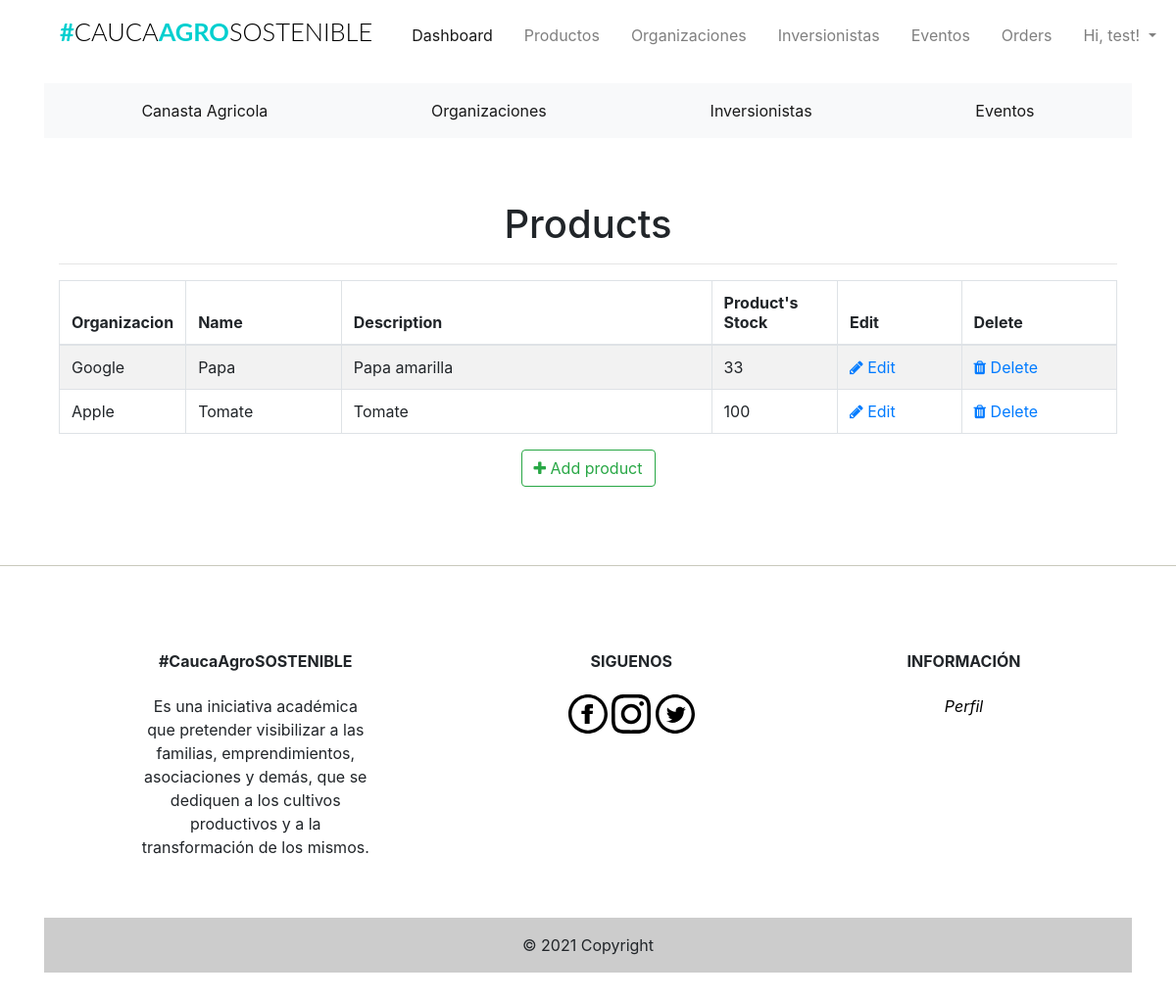
/admin/products (signed in), run on an earlier commit of the app's database.
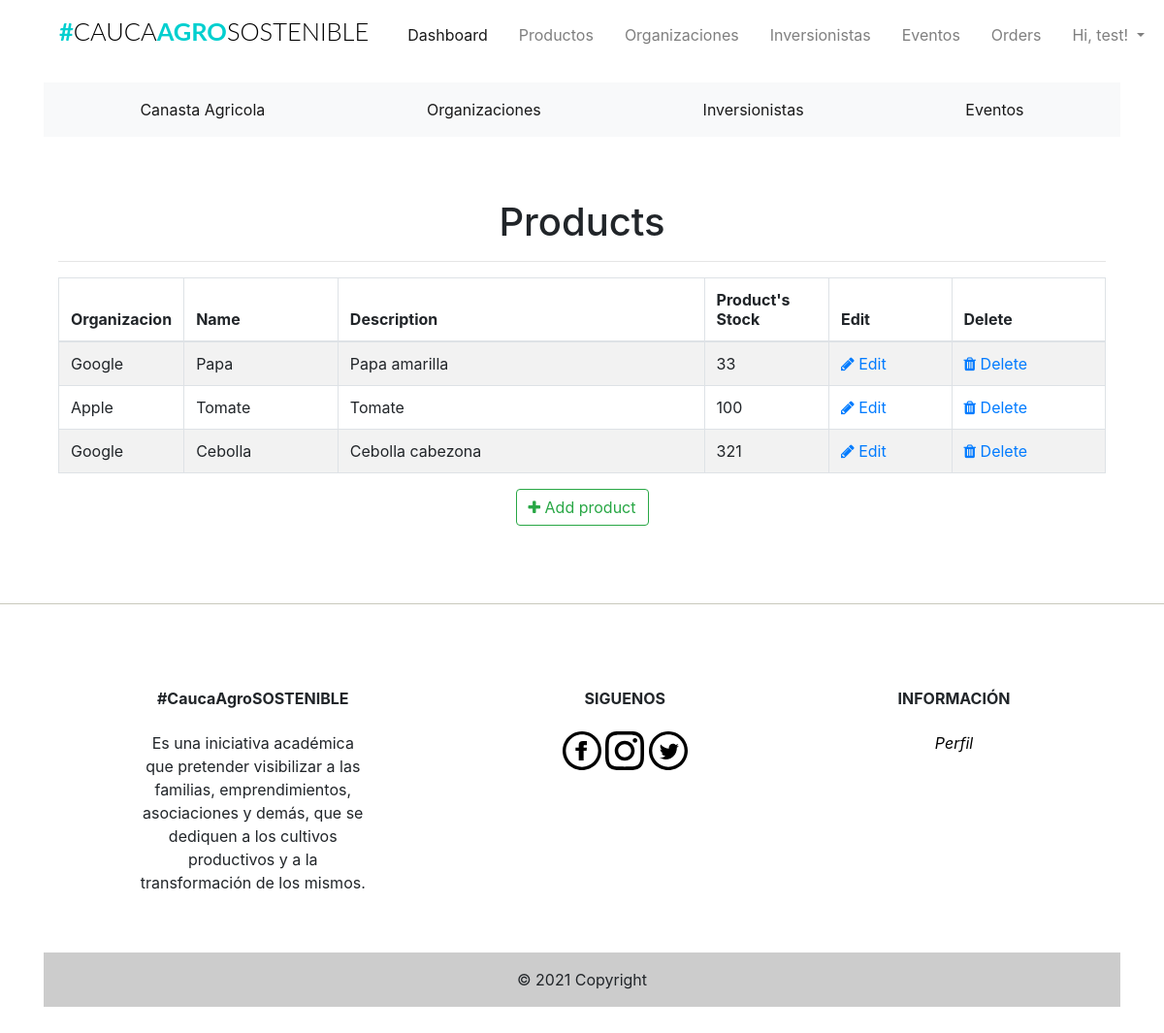
And on a later commit of the database.
### app/models.py (models this page shows, shortened)
class Users(UserMixin, db.Model):
    __tablename__ = "users"
    id = db.Column(db.Integer, primary_key=True)
    firstname = db.Column(db.String(24), index=True)
    lastname = db.Column(db.String(24), index=True)
    email = db.Column(db.String(50), index=True, unique=True)
    password_hash = db.Column(db.String)
    phonenumber = db.Column(db.String(18), index=True, unique=True)
    is_admin = db.Column(db.Boolean, default=False)
    order = db.relationship("Orders", backref='ordered_products')
    kart = db.relationship('Kart', uselist=False, backref='user_kart')
    shipping_info = db.relationship(
        'ShippingInfo', backref='shipping', lazy='dynamic')

class Products(db.Model):
    __tablename__ = 'products'
    id = db.Column(db.Integer, primary_key=True)
    product_name = db.Column(db.String(100), index=True)
    product_price = db.Column(db.Integer, index=True)
    product_image = db.Column(db.String(120))
    product_description = db.Column(db.String(200), index=True)
    product_stock = db.Column(db.Integer, index=True)
    product_size = db.Column(db.String(5), index=True)
    promotion = db.Column(db.Boolean, index=True)
    promotion_value = db.Column(db.Integer, index=True)
    organizacion_id = db.Column(db.Integer, db.ForeignKey('organizaciones.id'))
    order = db.relationship(
        'Orders', secondary=association_table, backref='my_orders', lazy='dynamic')

class Organizaciones(db.Model):
    __tablename__ = 'organizaciones'
    id = db.Column(db.Integer, primary_key=True)
    organizacion_name = db.Column(db.String(20), index=True)
    organizacion_image = db.Column(db.String(120))
    organizacion_location = db.Column(db.String(120))
    organizacion_phone = db.Column(db.String(15))
    product = db.relationship('Products', backref='products_organizaciones')

### app/admin/routes.py (the view)
@admin.route('/products', methods=['GET'])
@login_required
def list_products():
    check_admin()
    '''
	list all products
	'''
    products = Products.query.all()
    return render_template('admin/products/products.html', title='Products', products=products)

### app/admin/routes.py (called while the page is built)
def check_admin():
    if not current_user.is_admin:
        abort(403)

### app/models.py (called while the page is built)
@login_manager.user_loader
def load_user(id):
    return Users.query.get(int(id))

### app/templates/admin/products/products.html (shortened to what this page needs)
{% extends "base.html" %}
{% block head %}
<head>
    <link href="//maxcdn.bootstrapcdn.com/font-awesome/4.1.0/css/font-awesome.min.css" rel="stylesheet">
</head>
{% endblock head %}
{% block body %}
<div class="container">
  <div class="outer">
    <div class="middle">
      <div class="inner">
        <br/>
        <br/>
        <h1 style="text-align:center;">Products</h1>
        {% if products %}
          <hr class="intro-divider">
            <table class="table table-striped table-bordered">
              <thead>
                <tr>
                  <th width="10%"> Organizacion</th>
                  <th width="15%"> Name</th>
                  <th width="36%"> Description </th>
                  <th width="12%"> Product's Stock </th>
                  <th width="12%"> Edit </th>
                  <th width="15%"> Delete </th>
                </tr>
              </thead>
              <tbody>
              {% for product in products %}
                <tr>
                  <td>{{ product.products_organizaciones.organizacion_name}} </td>
                  <td> {{ product.product_name }} </td>
                  <td> {{ product.product_description }} </td>
                  <td>
                    {% if product %}
                      {{ product.product_stock }}
                    {% else %}
                      0
                    {% endif %}
                  </td>
                  <td>
                    <a href="{{ url_for('admin.edit_product', id=product.id) }}">
                      <i class="fa fa-pencil"></i> Edit
                    </a>
                  </td>
                  <td>
                    <a href="{{ url_for('admin.delete_product', id=product.id) }}">
                      <i class="fa fa-trash"></i> Delete
                    </a>
                  </td>
                </tr>
              {% endfor %}
              </tbody>
            </table>
          </div>
          <div style="text-align: center">
        {% else %}
          <div style="text-align: center">
            <h3> No Products have been added. </h3>
            <hr class="intro-divider">
        {% endif %}
          <a href="{{ url_for('admin.add_product') }}" class="btn btn-outline-success">
            <i class="fa fa-plus"></i>
            Add product
          </a>
        </div>
      </div>
    </div>
  </div>
{% endblock %}

### app/templates/base.html (shortened to what this page needs)
<html>
  <head>
      <link href="{{ url_for('static', filename='css/bootstrap.min.css') }}"rel="stylesheet">
      <link href="{{ url_for('static', filename='css/st.css') }}"rel="stylesheet">
      <link href='https://api.mapbox.com/mapbox-gl-js/v2.3.1/mapbox-gl.css' rel='stylesheet' />
      {%block head%}
      {%endblock head%}
  </head>
  <body>
  {% include "navbar.html" %}
  {% include "categories/categories.html" %}
  <div class="container">
    {% block body %}
    {% endblock %}
  </div>
  <div class="push"></div>
  <hr class="footer-break"></hr>
{% include "footer.html" %}
</body>
</html>

### app/templates/navbar.html (shortened to what this page needs)
{% block navbar %}
<div class="container mt-1 mb-3">
  <nav class="navbar navbar-expand-lg navbar-light">
    <h1 class="brand_name">
      <a class="navbar-brand" href="{{ url_for('home.homepage') }}">#<span>CAUCA</span>AGRO<span>SOSTENIBLE</span></a>
    </h1>
    <div class="collapse navbar-collapse" id="navbarNav">
      <ul class="navbar-nav ml-auto mr-auto mt-2 mt-lg-0">
        {% if current_user.is_authenticated %}
        {% if current_user.is_admin %}
        <li class="nav-item ml-3">
          <a class="nav-link active" href="{{ url_for('home.admin_dashboard') }}">Dashboard</a>
        </li>
        <li class="nav-item ml-3">
          <a class="nav-link" href="{{ url_for('admin.list_products') }}">Productos</a>
        </li>
        <li class="nav-item ml-3">
          <a class="nav-link" href="{{ url_for('admin.list_organizaciones') }}">Organizaciones</a>
        </li>
        <li class="nav-item ml-3">
          <a class="nav-link" href="{{ url_for('admin.list_inversionistas') }}">Inversionistas</a>
        </li>
        <li class="nav-item ml-3">
          <a class="nav-link" href="{{ url_for('admin.list_eventos') }}">Eventos</a>
        </li>
        <li class="nav-item ml-3">
          <a class="nav-link" href="{{ url_for('admin.list_orders') }}">Orders</a>
        </li>
        {% else %}
        <li class="nav-item ml-3">
          <a class="nav-link" href="{{ url_for('users.cart') }}">Cart<span class="badge badge-light">{{ count
              }}</span></a>
        </li>
        {% endif %}
        <li class="nav-item dropdown ml-3">
          <a class="nav-link dropdown-toggle" data-toggle="dropdown" href="#" role="button" aria-haspopup="true"
            aria-expanded="false">
            Hi, {{ current_user.firstname }}!
          </a>
        </li>
        {% endif %}
      </ul>
    </div>
  </nav>
</div>
{% endblock %}

### app/templates/categories/categories.html
{% block organizacion %}
<div class="container mt-1 mb-3 overflow-auto">
  <nav class="navbar navbar-expand navbar-light bg-light">
    <div class="collapse navbar-collapse" id="navbarNav">
      <ul class="navbar-nav d-flex justify-content-around">
        <li class="nav-item active">
          <a class="nav-link" href="{{ url_for('home.canasta') }}">Canasta Agricola</a>
        </li>
        <li class="nav-item active">
          <a class="nav-link" href="{{ url_for('home.organizaciones') }}">Organizaciones</a>
        </li>
        <li class="nav-item active">
          <a class="nav-link" href="{{ url_for('home.inversionistas')}}">Inversionistas</a>
        </li>
        <li class="nav-item active">
          <a class="nav-link" href="{{ url_for('home.eventos') }}">Eventos</a>
        </li>
      </ul>
    </div>
  </nav>
</div>
{% endblock %}

### app/templates/footer.html (shortened to what this page needs)
{% block footer %}
<div class="container my-5">
  <footer
          class="text-center text-lg-start text-black"
          style="background-color: #ffffff"
          >
    <div class="container p-4 pb-0">
      <section class="">
        <div class="row">
          <div class="col-md-3 col-lg-3 col-xl-3 mx-auto mt-3">
            <h6 class="text mb-4 font-weight-bold">
              #CaucaAgroSOSTENIBLE
            </h6>
            <p>
              Es una iniciativa
              académica que pretender visibilizar a las familias, emprendimientos, asociaciones y demás, que se dediquen
              a los cultivos productivos y a la transformación de los mismos.
            </p>
          </div>
          <div class="col-md-4 col-lg-3 col-xl-3 mx-auto mt-3">
            <h6 class="text-uppercase mb-4 font-weight-bold">Siguenos</h6>
            <a href="https://www.facebook.com/">
              <img src="{{ url_for('static',filename='iconmonstr-facebook.svg') }}" class="img-responsive svg-footer">
            </a>
            <a href="https://www.instagram.com/">
              <img src="{{ url_for('static',filename='iconmonstr-instagram.svg') }}" class="img-responsive svg-footer">
            </a>
            <a href="https://twitter.com/?lang=en">
              <img src="{{ url_for('static',filename='iconmonstr-twitter.svg') }}" class="img-responsive svg-footer">
            </a>
          </div>
          <div class="col-md-3 col-lg-2 col-xl-2 mx-auto mt-3">
            <h6 class="text-uppercase mb-4 font-weight-bold">Informaci&oacute;n</h6>
            <a href="{{ url_for('users.profile') }}">
              <p><i><span style="color:black;">Perfil</span></i><p>
            </a>
          </div>
        </div>
      </section>
    </div>
    <div class="text-center p-3" style="background-color: rgba(0, 0, 0, 0.2)">
      © 2021 Copyright
    </div>
  </footer>
</div>
{% endblock %}

### app/static/css/st.css (style rules this page uses)
.svg-footer { height: 2.5em; width: 2.5em; }
.footer-break { background-color:#e0e0d1; }
.brand_name .navbar-brand { font-size:1.59rem; text-transform: uppercase; font-family: 'Lato', sans-serif; font-weight: 700; color: #333; }
.brand_name >.navbar-brand { color:#01CFCF; text-decoration: none; }
.brand_name >.navbar-brand span { color: #000; font-weight: 300; }
.navbar-nav { width: 100%; align-items: flex-start; }
.push { height:4em; }
.row { margin-left: auto; margin-right: auto; margin-bottom: 20px; }
.row:after { content: ""; display: table; clear: both; }

What changed in the data, as far as the page shows it:
added Products: products_organizaciones.organizacion_name "Google", product_name "Cebolla", product_description "Cebolla cabezona", product_stock "321"
